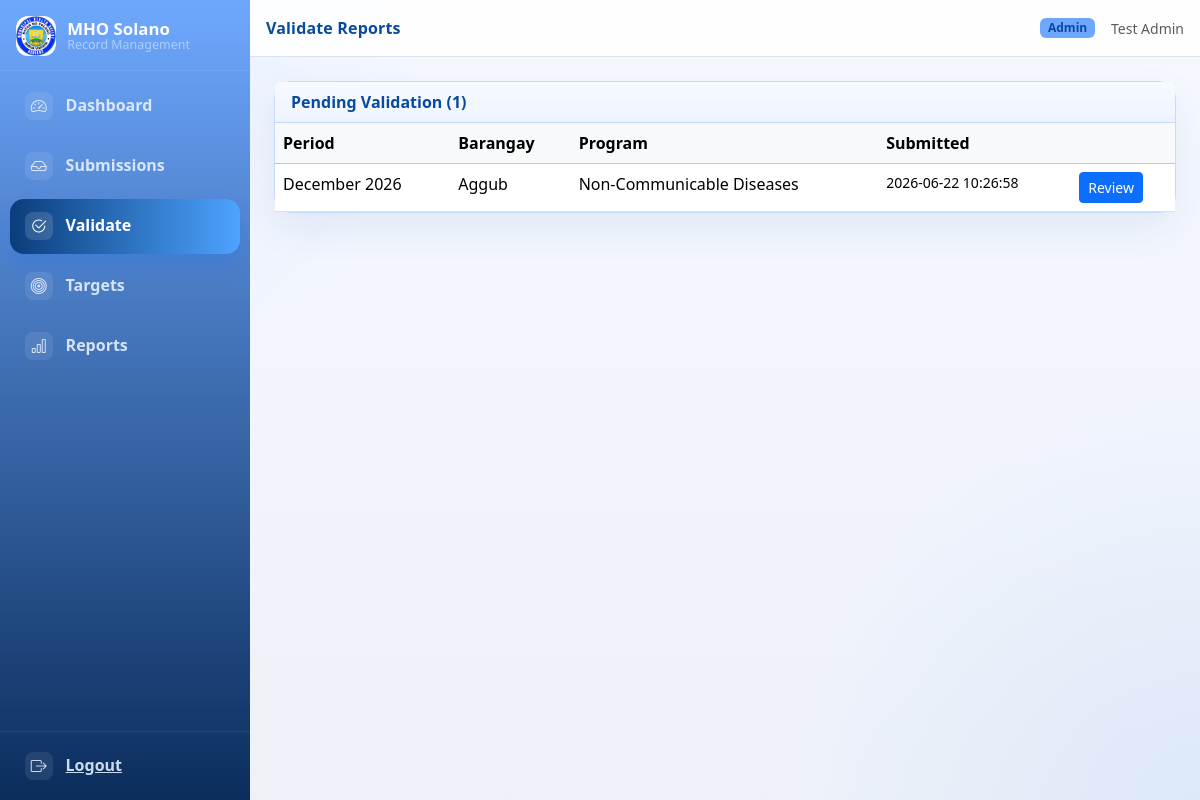
/MHO-System/admin/validate.php (signed in), run on the app's committed database.
### tables this page shows
CREATE TABLE `report_submission`  (
  `id` int UNSIGNED NOT NULL AUTO_INCREMENT,
  `barangay_id` int UNSIGNED NOT NULL,
  `period_id` int UNSIGNED NOT NULL,
  `program_id` int UNSIGNED NOT NULL,
  `report_code` varchar(40) NULL DEFAULT NULL COMMENT 'Format: BRGY-PROGRAM-YYYYMM (e.g. AGG-FP-202612)',
  `status` enum('draft','submitted','validated','rejected') NOT NULL DEFAULT 'draft',
  `submitted_by` int UNSIGNED NULL DEFAULT NULL COMMENT 'FK → users.id (nurse/midwife who submitted)',
  `submitted_at` datetime NULL DEFAULT NULL,
  `validated_by` int UNSIGNED NULL DEFAULT NULL COMMENT 'FK → users.id (admin/doctor who validated)',
  `validated_at` datetime NULL DEFAULT NULL,
  `remarks` text NULL,
  `created_at` datetime NOT NULL DEFAULT current_timestamp,
  `updated_at` datetime NOT NULL DEFAULT current_timestamp ON UPDATE CURRENT_TIMESTAMP,
  PRIMARY KEY (`id`) USING BTREE,
  UNIQUE INDEX `uq_submission`(`barangay_id` ASC, `period_id` ASC, `program_id` ASC) USING BTREE,
  INDEX `fk_sub_period`(`period_id` ASC) USING BTREE,
  INDEX `fk_sub_program`(`program_id` ASC) USING BTREE,
  INDEX `fk_sub_submitted`(`submitted_by` ASC) USING BTREE,
  INDEX `fk_sub_validated`(`validated_by` ASC) USING BTREE,
  UNIQUE INDEX `idx_report_submission_code`(`report_code` ASC) USING BTREE,
  CONSTRAINT `fk_sub_brgy` FOREIGN KEY (`barangay_id`) REFERENCES `barangay` (`id`) ON DELETE RESTRICT ON UPDATE RESTRICT,
  CONSTRAINT `fk_sub_period` FOREIGN KEY (`period_id`) REFERENCES `report_period` (`id`) ON DELETE RESTRICT ON UPDATE RESTRICT,
  CONSTRAINT `fk_sub_program` FOREIGN KEY (`program_id`) REFERENCES `health_program` (`id`) ON DELETE RESTRICT ON UPDATE RESTRICT,
  CONSTRAINT `fk_sub_submitted` FOREIGN KEY (`submitted_by`) REFERENCES `users` (`id`) ON DELETE SET NULL ON UPDATE RESTRICT,
  CONSTRAINT `fk_sub_validated` FOREIGN KEY (`validated_by`) REFERENCES `users` (`id`) ON DELETE SET NULL ON UPDATE RESTRICT
);

CREATE TABLE `report_period`  (
  `id` int UNSIGNED NOT NULL AUTO_INCREMENT,
  `year` smallint NOT NULL,
  `month` tinyint NOT NULL,
  `period_label` varchar(20) GENERATED ALWAYS AS (concat(lpad(`month`,2,'0'),'-',`year`)) STORED,
  PRIMARY KEY (`id`) USING BTREE,
  UNIQUE INDEX `uq_period`(`year` ASC, `month` ASC) USING BTREE
);

CREATE TABLE `barangay`  (
  `id` int UNSIGNED NOT NULL AUTO_INCREMENT,
  `name` varchar(100) NOT NULL,
  `code` varchar(10) NULL DEFAULT NULL COMMENT 'Short code used in report references (e.g. AGG)',
  `municipality` varchar(100) NOT NULL DEFAULT 'Cauayan',
  `province` varchar(100) NOT NULL DEFAULT 'Isabela',
  `is_active` tinyint(1) NOT NULL DEFAULT 1,
  PRIMARY KEY (`id`) USING BTREE,
  UNIQUE INDEX `uq_barangay_name`(`name` ASC) USING BTREE
);

CREATE TABLE `health_program`  (
  `id` int UNSIGNED NOT NULL AUTO_INCREMENT,
  `code` varchar(20) NOT NULL,
  `name` varchar(150) NOT NULL,
  PRIMARY KEY (`id`) USING BTREE,
  UNIQUE INDEX `uq_program_code`(`code` ASC) USING BTREE
);

### MHO-System/includes/functions.php (called while the page is built, shortened)
<?php
function e(?string $value): string
{
    return htmlspecialchars((string) $value, ENT_QUOTES, 'UTF-8');
}
function monthName(int $month): string
{
    $months = [
        1 => 'January', 2 => 'February', 3 => 'March', 4 => 'April',
        5 => 'May', 6 => 'June', 7 => 'July', 8 => 'August',
        9 => 'September', 10 => 'October', 11 => 'November', 12 => 'December',
    ];
    return $months[$month] ?? (string) $month;
}
function periodLabel(int $year, int $month): string
{
    return monthName($month) . ' ' . $year;
}

### MHO-System/admin/validate.php (the view, shortened to what this page needs)
<?php
require_once __DIR__ . '/../includes/indicators.php';
$db = getDB();
$submissionId = (int) ($_GET['id'] ?? 0);
$pending = $db->query(
    "SELECT rs.id, b.name AS barangay, hp.name AS program, rp.year, rp.month, rs.submitted_at
     FROM report_submission rs
     JOIN barangay b ON b.id = rs.barangay_id
     JOIN health_program hp ON hp.id = rs.program_id
     JOIN report_period rp ON rp.id = rs.period_id
     WHERE rs.status = 'submitted'
     ORDER BY rs.submitted_at ASC"
)->fetchAll();
require_once __DIR__ . '/../includes/header.php';
?>
<?php if ($submissionId > 0 && isset($submission)): ?>
<div class="mb-3">
    <a href="<?= e(roleUrl('admin', 'validate.php')) ?>" class="btn btn-sm btn-outline-secondary">
        <i class="bi bi-arrow-left"></i> Back
    </a>
</div>
<div class="card shadow-sm mb-3">
    <div class="card-body">
        <div class="row g-2">
            <div class="col-md-3"><strong>Barangay:</strong> <?= e($submission['barangay_name']) ?></div>
            <div class="col-md-3"><strong>Period:</strong> <?= e(periodLabel((int)$submission['year'], (int)$submission['month'])) ?></div>
            <div class="col-md-3"><strong>Program:</strong> <?= e($submission['program_name']) ?></div>
            <div class="col-md-3"><strong>Status:</strong> <?= statusBadge($submission['status']) ?></div>
        </div>
    </div>
</div>
<div class="card shadow-sm mb-3">
    <div class="card-header bg-white fw-semibold">Report Summary</div>
    <div class="card-body p-0 report-summary-body">
        <?php renderIndicatorForm($grouped, $stored, true); ?>
    </div>
</div>
<?php if ($submission['status'] === 'submitted'): ?>
<div class="card shadow-sm">
    <div class="card-header bg-white fw-semibold">Validation Action</div>
    <div class="card-body">
        <form method="post">
            <?= csrfField() ?>
            <input type="hidden" name="submission_id" value="<?= $submissionId ?>">
            <div class="mb-3">
                <label class="form-label">Remarks (required for rejection)</label>
                <textarea name="remarks" class="form-control" rows="3"><?= e($submission['remarks'] ?? '') ?></textarea>
            </div>
            <div class="d-flex gap-2">
                <button type="submit" name="action" value="validate" class="btn btn-success"
                        data-confirm="Validate this report?">
                    <i class="bi bi-check-circle me-1"></i>Validate
                </button>
                <button type="submit" name="action" value="reject" class="btn btn-danger">
                    <i class="bi bi-x-circle me-1"></i>Reject
                </button>
            </div>
        </form>
    </div>
</div>
<?php endif; ?>
<?php else: ?>
<div class="card shadow-sm">
    <div class="card-header bg-white fw-semibold">Pending Validation (<?= count($pending) ?>)</div>
    <div class="table-responsive">
        <table class="table table-hover mb-0">
            <thead class="table-light"><tr><th>Period</th><th>Barangay</th><th>Program</th><th>Submitted</th><th></th></tr></thead>
            <tbody>
                <?php if (empty($pending)): ?>
                <tr><td colspan="5" class="text-center text-muted py-4">No pending reports.</td></tr>
                <?php else: foreach ($pending as $p): ?>
                <tr>
                    <td><?= e(periodLabel((int)$p['year'], (int)$p['month'])) ?></td>
                    <td><?= e($p['barangay']) ?></td>
                    <td><?= e($p['program']) ?></td>
                    <td class="small"><?= e($p['submitted_at']) ?></td>
                    <td>
                        <a href="?id=<?= (int)$p['id'] ?>" class="btn btn-sm btn-primary">Review</a>
                    </td>
                </tr>
                <?php endforeach; endif; ?>
            </tbody>
        </table>
    </div>
</div>
<?php endif; ?>
<?php require_once __DIR__ . '/../includes/footer.php'; ?>

### MHO-System/assets/css/base.css (style rules this page uses)
:root { --mho-primary: #0d6efd; --sidebar-width: 250px; }
body { background-color: #f4f6f9; font-family: 'Segoe UI', system-ui, sans-serif; --role-accent: #1d9e75; --role-accent-dark: #085041; --role-accent-light: #5dcaa5; --role-accent-soft: #e8f5f1; --role-accent-border: rgba(194, 232, 216, 0.9); --role-text-color: inherit; --role-sidebar-start: #4be7a0; --role-sidebar-end: #012b1a; --role-sidebar-link: rgba(232, 248, 242, 0.84); --role-sidebar-hover-start: #023928; --role-sidebar-hover-end: #2fbf8a; --role-sidebar-section: rgba(232, 248, 242, 0.42); --role-sidebar-subtitle: rgba(232, 248, 242, 0.52); --role-brand-mark: linear-gradient(135deg, #29bf8c, #1d9e75); --role-navbar-bg: #fff; --role-card-border: var(--role-accent-border); --role-card-header-bg: linear-gradient(180deg, #f7fffc 0%, #eefaf5 100%); --role-heading-font: inherit; }

### MHO-System/assets/css/admin.css (style rules this page uses)
body.role-admin { --role-accent: #0d6efd; --role-accent-dark: #0a4a9e; --role-accent-light: #6ea8fe; --role-accent-soft: #e7f1ff; --role-accent-border: rgba(190, 215, 255, 0.9); --role-text-color: #0a4a9e; --role-sidebar-start: #6ea8fe; --role-sidebar-end: #0a2d5c; --role-sidebar-link: rgba(232, 242, 255, 0.88); --role-sidebar-hover-start: #0a3d7a; --role-sidebar-hover-end: #4da3ff; --role-sidebar-section: rgba(232, 242, 255, 0.45); --role-sidebar-subtitle: rgba(232, 242, 255, 0.55); --role-brand-mark: linear-gradient(135deg, #4da3ff, #0d6efd); --role-card-header-bg: linear-gradient(180deg, #f7faff 0%, #eef4ff 100%); --role-heading-font: Georgia, 'Times New Roman', serif; background: radial-gradient(circle at top left, rgba(110, 168, 254, 0.14), transparent 30%), radial-gradient(circle at bottom right, rgba(13, 110, 253, 0.08), transparent 28%), linear-gradient(180deg, #f5f8ff 0%, #eef2f8 100%); color: var(--role-text-color); }
body.role-admin .card { border: 1px solid var(--role-accent-border); border-radius: 18px; box-shadow: 0 16px 38px color-mix(in srgb, var(--role-accent-dark) 8%, transparent) !important; }
body.role-admin .card-header { background: var(--role-card-header-bg) !important; color: var(--role-accent-dark); border-bottom: 1px solid var(--role-accent-border); }

### data on the page
report_submission: period.month "December 2026", barangay.name "Aggub", program.name "Non-Communicable Diseases", submitted_at "2026-06-22 10:26:58"

### other printed values
$item['label'] "Dashboard"
$item['label'] "Submissions"
$item['label'] "Validate"
$item['label'] "Targets"
$item['label'] "Reports"
$pageTitle "Validate Reports"
$role "Admin"
$_SESSION['full_name'] "Test Admin"
count($pending) "1"
